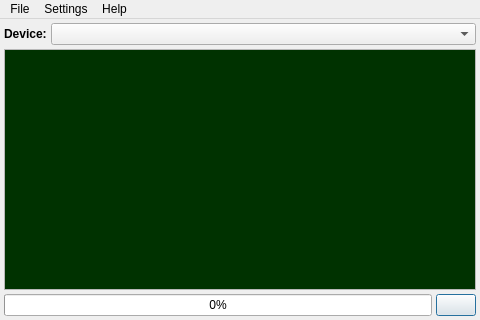
<?xml version="1.0" encoding="UTF-8"?>
<ui version="4.0">
 <class>MainWindow</class>
 <widget class="QMainWindow" name="MainWindow">
  <property name="geometry">
   <rect>
    <x>0</x>
    <y>0</y>
    <width>480</width>
    <height>320</height>
   </rect>
  </property>
  <property name="windowTitle">
   <string notr="true">NGOS USB Boot Maker</string>
  </property>
  <widget class="QWidget" name="centralWidget">
   <layout class="QVBoxLayout" name="verticalLayout">
    <property name="spacing">
     <number>4</number>
    </property>
    <property name="leftMargin">
     <number>4</number>
    </property>
    <property name="topMargin">
     <number>4</number>
    </property>
    <property name="rightMargin">
     <number>4</number>
    </property>
    <property name="bottomMargin">
     <number>4</number>
    </property>
    <item>
     <layout class="QHBoxLayout" name="horizontalLayout_2">
      <property name="spacing">
       <number>4</number>
      </property>
      <item>
       <widget class="QLabel" name="deviceLabel">
        <property name="font">
         <font>
          <weight>75</weight>
          <bold>true</bold>
         </font>
        </property>
        <property name="text">
         <string>Device:</string>
        </property>
       </widget>
      </item>
      <item>
       <widget class="QComboBox" name="deviceComboBox">
        <property name="sizePolicy">
         <sizepolicy hsizetype="Expanding" vsizetype="Fixed">
          <horstretch>0</horstretch>
          <verstretch>0</verstretch>
         </sizepolicy>
        </property>
       </widget>
      </item>
     </layout>
    </item>
    <item>
     <widget class="QTextEdit" name="logTextEdit">
      <property name="palette">
       <palette>
        <active>
         <colorrole role="Text">
          <brush brushstyle="SolidPattern">
           <color alpha="255">
            <red>0</red>
            <green>192</green>
            <blue>0</blue>
           </color>
          </brush>
         </colorrole>
         <colorrole role="Base">
          <brush brushstyle="SolidPattern">
           <color alpha="255">
            <red>0</red>
            <green>50</green>
            <blue>0</blue>
           </color>
          </brush>
         </colorrole>
        </active>
        <inactive>
         <colorrole role="Text">
          <brush brushstyle="SolidPattern">
           <color alpha="255">
            <red>0</red>
            <green>192</green>
            <blue>0</blue>
           </color>
          </brush>
         </colorrole>
         <colorrole role="Base">
          <brush brushstyle="SolidPattern">
           <color alpha="255">
            <red>0</red>
            <green>50</green>
            <blue>0</blue>
           </color>
          </brush>
         </colorrole>
        </inactive>
        <disabled>
         <colorrole role="Text">
          <brush brushstyle="SolidPattern">
           <color alpha="255">
            <red>120</red>
            <green>120</green>
            <blue>120</blue>
           </color>
          </brush>
         </colorrole>
         <colorrole role="Base">
          <brush brushstyle="SolidPattern">
           <color alpha="255">
            <red>170</red>
            <green>85</green>
            <blue>127</blue>
           </color>
          </brush>
         </colorrole>
        </disabled>
       </palette>
      </property>
      <property name="font">
       <font>
        <family>Courier New</family>
       </font>
      </property>
      <property name="lineWrapMode">
       <enum>QTextEdit::NoWrap</enum>
      </property>
      <property name="readOnly">
       <bool>true</bool>
      </property>
     </widget>
    </item>
    <item>
     <layout class="QHBoxLayout" name="horizontalLayout">
      <property name="spacing">
       <number>4</number>
      </property>
      <item>
       <widget class="QProgressBar" name="statusProgressBar">
        <property name="maximum">
         <number>5</number>
        </property>
        <property name="value">
         <number>0</number>
        </property>
       </widget>
      </item>
      <item>
       <widget class="QPushButton" name="startButton">
        <property name="icon">
         <iconset resource="../../Resources.qrc">
          <normaloff>:/assets/images/start.png</normaloff>:/assets/images/start.png</iconset>
        </property>
        <property name="default">
         <bool>true</bool>
        </property>
       </widget>
      </item>
     </layout>
    </item>
   </layout>
  </widget>
  <widget class="QMenuBar" name="menuBar">
   <property name="geometry">
    <rect>
     <x>0</x>
     <y>0</y>
     <width>480</width>
     <height>21</height>
    </rect>
   </property>
   <widget class="QMenu" name="menuFile">
    <property name="title">
     <string>File</string>
    </property>
    <addaction name="actionExit"/>
   </widget>
   <widget class="QMenu" name="menuSettings">
    <property name="title">
     <string>Settings</string>
    </property>
    <widget class="QMenu" name="menuLanguage">
     <property name="title">
      <string>Language</string>
     </property>
    </widget>
    <addaction name="menuLanguage"/>
   </widget>
   <widget class="QMenu" name="menuHelp">
    <property name="title">
     <string>Help</string>
    </property>
    <addaction name="actionAbout"/>
   </widget>
   <addaction name="menuFile"/>
   <addaction name="menuSettings"/>
   <addaction name="menuHelp"/>
  </widget>
  <action name="actionExit">
   <property name="icon">
    <iconset resource="../../Resources.qrc">
     <normaloff>:/assets/images/exit.png</normaloff>:/assets/images/exit.png</iconset>
   </property>
   <property name="text">
    <string>Exit</string>
   </property>
   <property name="toolTip">
    <string>Exit (Alt+X)</string>
   </property>
   <property name="shortcut">
    <string notr="true">Alt+X</string>
   </property>
  </action>
  <action name="actionAbout">
   <property name="icon">
    <iconset resource="../../Resources.qrc">
     <normaloff>:/assets/images/about.png</normaloff>:/assets/images/about.png</iconset>
   </property>
   <property name="text">
    <string>About</string>
   </property>
   <property name="toolTip">
    <string>About (F1)</string>
   </property>
   <property name="shortcut">
    <string notr="true">F1</string>
   </property>
  </action>
 </widget>
 <layoutdefault spacing="6" margin="11"/>
 <resources>
  <include location="../../Resources.qrc"/>
 </resources>
 <connections/>
</ui>
